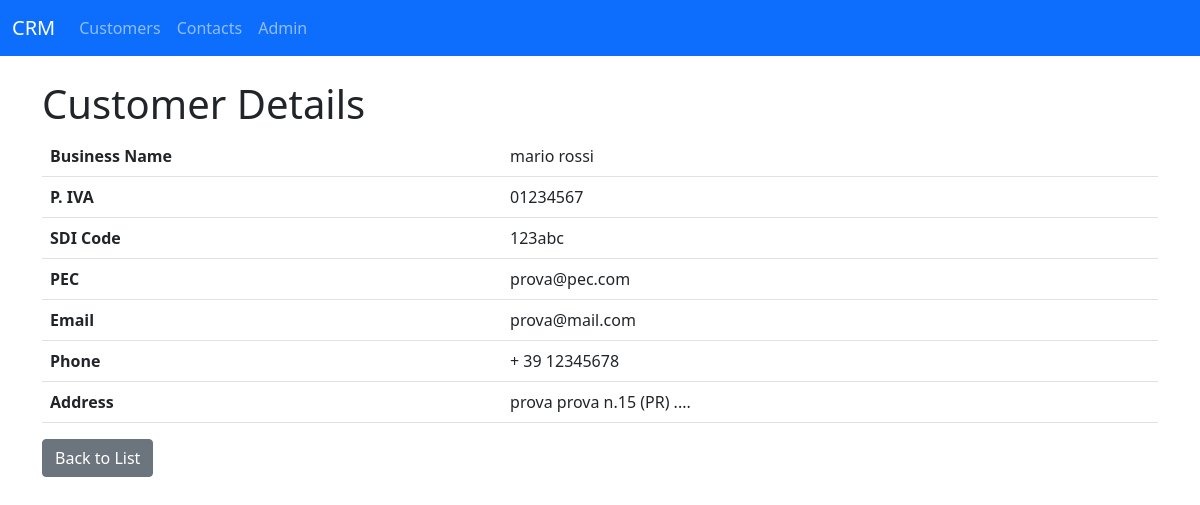
Screenshot of /customers/1/ with the database file from the repository.
### customers/models.py (models this page shows, shortened)
class Customer(models.Model):
    business_name = models.CharField(max_length=255, unique=True, default="Unknown")
    p_iva = models.CharField("P.IVA", max_length=20, unique=True, blank=True, null=True)
    sdi_code = models.CharField("SDI Code", max_length=20, blank=True, null=True)
    pec = models.EmailField("PEC Email", blank=True, null=True)
    email = models.EmailField("Regular Email", blank=True, null=True)
    phone = models.CharField("Telephone", max_length=15, blank=True, null=True)
    address = models.TextField(blank=True, null=True)
    created_at = models.DateTimeField(auto_now_add=True)
    updated_at = models.DateTimeField(auto_now=True)

### customers/views.py (the view)
# urls.py: path('<int:id>/', views.read_customer, name='read'),
def read_customer(request, id):
    customer = get_object_or_404(Customer, id=id)
    return render(request, 'customers/customer_detail.html', {'customer': customer})

### customers/templates/customers/customer_detail.html (shortened to what this page needs)
{% extends "base.html" %}
{% block content %}
<h1>Customer Details</h1>
<table class="table">
    <tr>
        <th>Business Name</th>
        <td>{{ customer.business_name }}</td>
    </tr>
    <tr>
        <th>P. IVA</th>
        <td>{{ customer.p_iva }}</td>
    </tr>
    <tr>
        <th>SDI Code</th>
        <td>{{ customer.sdi_code }}</td>
    </tr>
    <tr>
        <th>PEC</th>
        <td>{{ customer.pec }}</td>
    </tr>
    <tr>
        <th>Email</th>
        <td>{{ customer.email }}</td>
    </tr>
    <tr>
        <th>Phone</th>
        <td>{{ customer.phone }}</td>
    </tr>
    <tr>
        <th>Address</th>
        <td>{{ customer.address }}</td>
    </tr>
</table>
<a href="{% url 'customers:list' %}" class="btn btn-secondary">Back to List</a>
{% endblock %}

### rows the page displays
Customer: business_name "mario rossi", p_iva "01234567", sdi_code "123abc", pec "prova@pec.com", email "prova@mail.com", phone "+ 39 12345678", address "prova prova n.15 (PR) ...."
